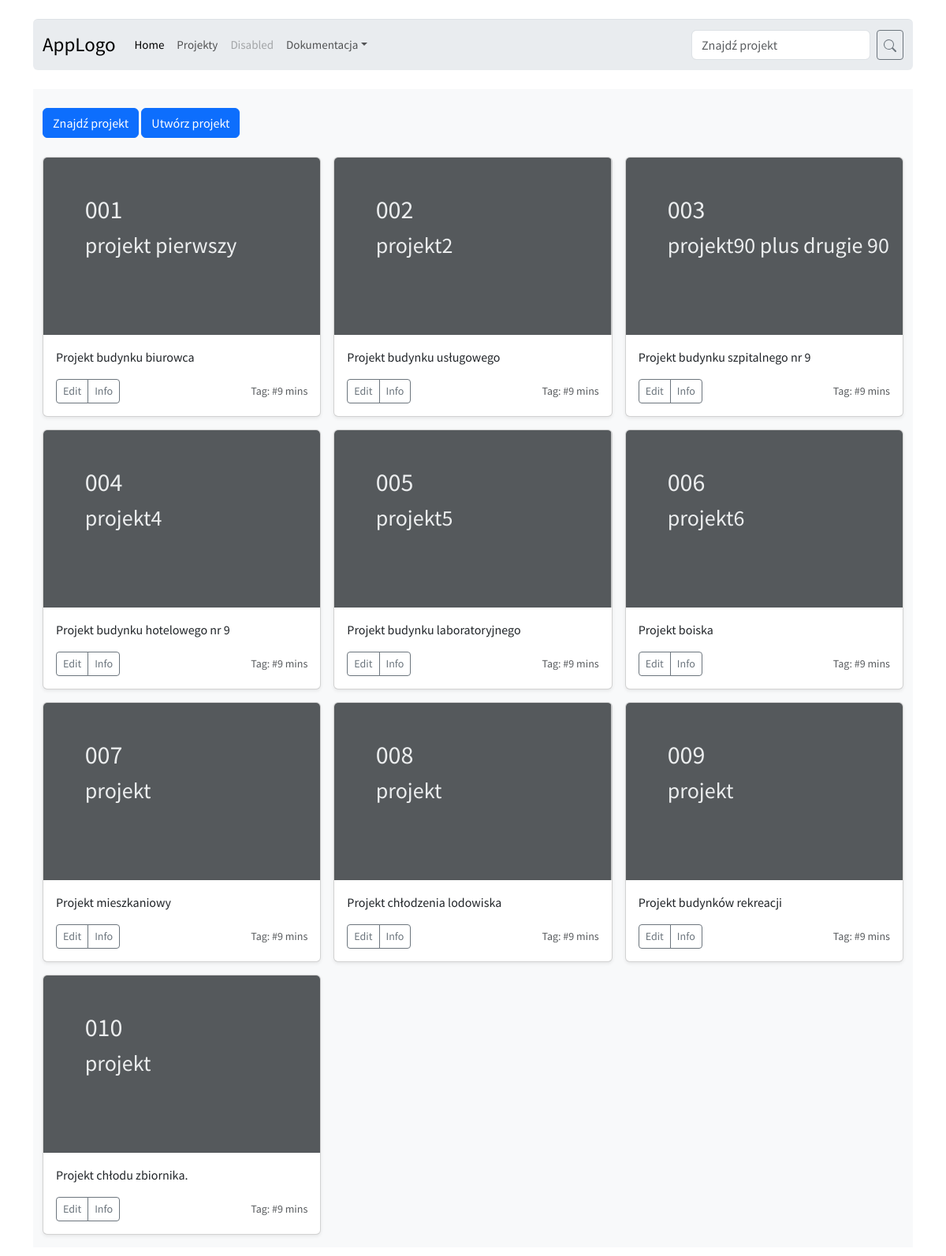
Screenshot of /projekty/ with the database file from the repository.
### zyski/models.py (models this page shows, shortened)
class Projekt(models.Model):
    name = models.CharField(max_length=90,
                             help_text="Nazwa projektu")
    proj_start_date = models.DateField(auto_now_add=True, verbose_name="Data utworzenia projektu.")
    number = models.CharField(max_length=20,
                            verbose_name="Numer projektu.")
    description = models.CharField(max_length=250, help_text="Opis projektu")

### zyski/views.py (the view)
# urls.py: path('projekty/', views.projekty, name = 'projekty'),
def projekty(request):
    proj_lista = Projekt.objects.all()
    return render(request, "projekty.html", {'proj_lista': proj_lista})

### zyski/templates/projekty.html (shortened to what this page needs)
{% extends 'base.html' %}
{% load static %}
{% block content %}
<main>
    <div class="album py-3 bg-body-tertiary">
        <div class="container">
            <p>
                <a href="#" class="btn btn-primary my-2">Znajdź projekt</a>
                <a href="new/" class="btn btn-primary my-2">Utwórz projekt</a>
            </p>
            <div class="row row-cols-1 row-cols-sm-2 row-cols-md-3 g-3">
{% for projekt in proj_lista %}
<div class="col">
    <div class="card shadow-sm">
    <svg class="bd-placeholder-img card-img-top" width="100%" height="225"
      xmlns="http://www.w3.org/2000/svg" role="img" aria-label="Placeholder: Thumbnail"
      preserveAspectRatio="xMidYMid slice" focusable="false"><title>Placeholder</title>
      <rect width="100%" height="100%" fill="#55595c"/>
      <text x="15%" y="30%" fill="#eceeef" dy=".3em" style = "font-size: 32px">{{projekt.number}}</text>
      <text x="15%" y="50%" fill="#eceeef" dy=".3em" style = "font-size: 28px">{{projekt.name}}</text>
    </svg>
      <div class="card-body">
        <p class="card-text">{{ projekt.description }}</p>
        <div class="d-flex justify-content-between align-items-center">
          <div class="btn-group">
            <a href="/projekty/{{ projekt.pk }}" button type="button" class="btn btn-sm btn-outline-secondary">Edit </a>
            <button id="{{ projekt.pk }}" type="button" class="btn btn-sm btn-outline-secondary" data-bs-toggle="popover" data-bs-title="Projekt info" data-bs-content="Informacje dodatkowe na temat projektu">Info</button>
          </div>
          <small class="text-body-secondary">Tag: #9 mins</small>
        </div>
      </div>
    </div>
  </div>
{% endfor %}
</div>
</div>
</div>
</main>
{% endblock %}

### templates/base.html (style rules this page uses)
body { font-family: 'Source Sans Pro', sans-serif; background-color: #ffffffbc; padding-bottom: 20px; }

### rows the page displays
Projekt: number "001", name "projekt pierwszy", description "Projekt budynku biurowca"
Projekt: number "002", name "projekt2", description "Projekt budynku usługowego"
Projekt: number "003", name "projekt90 plus drugie 90", description "Projekt budynku szpitalnego nr 9"
Projekt: number "004", name "projekt4", description "Projekt budynku hotelowego nr 9"
Projekt: number "005", name "projekt5", description "Projekt budynku laboratoryjnego"
Projekt: number "006", name "projekt6", description "Projekt boiska"
Projekt: number "007", name "projekt", description "Projekt mieszkaniowy"
Projekt: number "008", name "projekt", description "Projekt chłodzenia lodowiska"
Projekt: number "009", name "projekt", description "Projekt budynków rekreacji"
Projekt: number "010", name "projekt", description "Projekt chłodu zbiornika."
